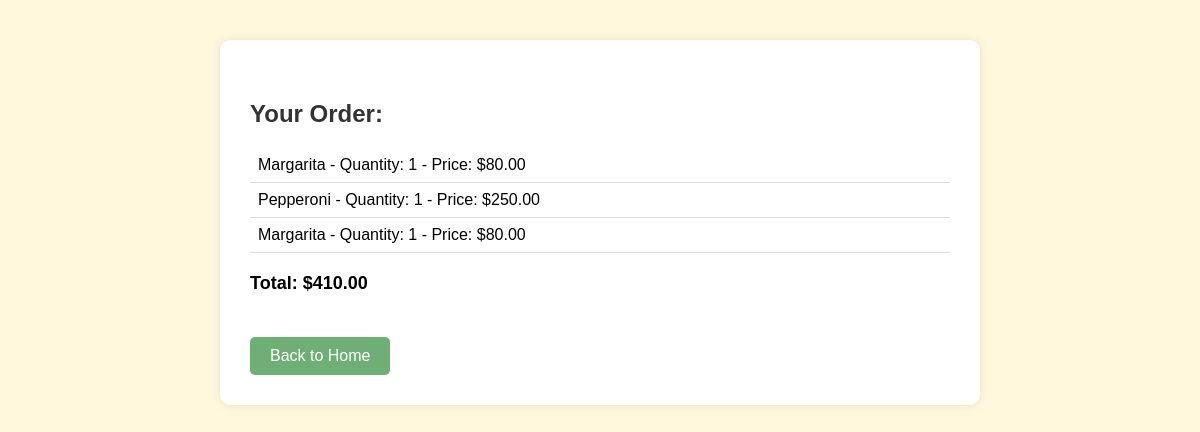
/confirmation/24/, run on the app's committed database.
### Pizza_App/models.py (models this page shows, shortened)
class OrderPizza(models.Model):
    order = models.ForeignKey(Order, on_delete=models.CASCADE)
    pizza = models.ForeignKey(Pizza, on_delete=models.CASCADE)
    quantity = models.PositiveIntegerField(default=1)
    price_at_time = models.DecimalField(max_digits=6, decimal_places=2)

class Pizza(models.Model):
        name = models.CharField(max_length=100)
        description = models.TextField()
        price = models.DecimalField(max_digits=6, decimal_places=2)
        image = models.ImageField(upload_to='pizzas/')

### Pizza_App/views.py (the view)
# urls.py: path('confirmation/<int:order_id>/', order_confirmation, name='confirmation'),
def order_confirmation(request, order_id):
    order = get_object_or_404(Order, id=order_id)
    order_items = order.orderpizza_set.select_related('pizza').all()
    total = sum(item.price_at_time * item.quantity for item in order_items)
    return render(request, 'confirmation.html', {
        'order': order,
        'order_items': order_items,
        'total': total,
        'customer': order.customer,
    })

### Pizza_App/templates/confirmation.html (shortened to what this page needs)
<!DOCTYPE html>
<html lang="en">
<head>
</head>
<body>
    <div class="container">
        <h2>Your Order:</h2>
        {% if order_items %}
            <ul>
                {% for item in order_items %}
                    <li>
                        {% if item.pizza %}
                            {{ item.pizza.name }}
                        {% else %}
                            (no pizza)
                        {% endif %}
                        - Quantity: {{ item.quantity }}
                        - Price: ${{ item.price_at_time }}
                    </li>
                {% endfor %}
            </ul>
        {% else %}
            <p>No items in your order.</p>
        {% endif %}
        <p class="total">Total: ${{ total }}</p>
        <a href="/">Back to Home</a>
    </div>
</body>
</html>

### Pizza_App/templates/confirmation.html (style rules this page uses)
body { font-family: Arial, sans-serif; background-color: #fff8dc; margin: 0; padding: 0; }
.container { max-width: 700px; margin: 40px auto; background-color: #ffffff; padding: 30px; border-radius: 10px; box-shadow: 0 0 10px rgba(0, 0, 0, 0.1); }
h2 { margin-top: 30px; color: #333; }
ul { list-style-type: none; padding-left: 0; }
li { padding: 8px; border-bottom: 1px solid #ddd; }
.total { font-weight: bold; margin-top: 20px; font-size: 18px; }
a { display: inline-block; margin-top: 25px; padding: 10px 20px; background-color: #6fae75; color: white; text-decoration: none; border-radius: 5px; text-align: center; }

### data on the page
OrderPizza: pizza.name "Margarita", quantity "1", price_at_time "80.00"
OrderPizza: pizza.name "Pepperoni", quantity "1", price_at_time "250.00"
OrderPizza: pizza.name "Margarita", quantity "1", price_at_time "80.00"

### other printed values
{{ total }} "410.00"
